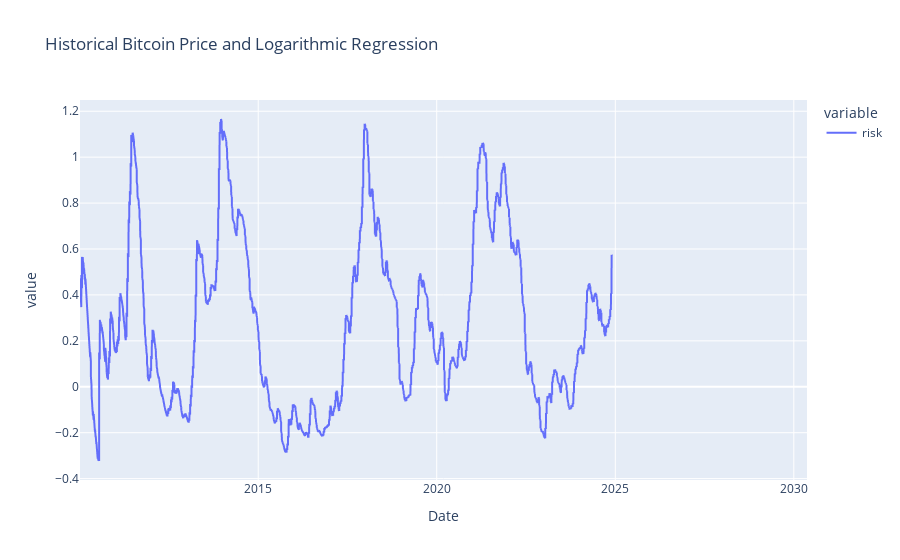

Notebook source saved alongside this figure:
### Code cell
import plotly.express as px
fig = px.line(btc, x='date', y=['risk'],
              title='Historical Bitcoin Price and Logarithmic Regression',
              labels={'date': 'Date', 'open-price': 'Open Price', 
                      'fit': 'Fit', 
                      'undervalued': 'Undervalued',
                      'overvalued': 'Overvalued',
                      'top': 'Bubble Top'})
fig.update_traces(mode='lines', hovertemplate='%{y}')
fig.update_layout(hovermode='x unified')
fig.show()

### Figure 1 — Plotly figure (JSON) as saved in the notebook; plotly's stock layout.template omitted (floating-point values rounded to 4 significant figures; data arrays with more than 128 entries replaced by an {"elided": "..."} marker saying what was removed)
{"data": [{"hovertemplate": "%{y}", "legendgroup": "risk", "line": {"color": "#636efa", "dash": "solid"}, "marker": {"symbol": "circle"}, "mode": "lines", "name": "risk", "showlegend": true, "type": "scattergl", "x": {"elided": "7438 str values"}, "xaxis": "x", "y": {"elided": "7438 float values"}, "yaxis": "y"}], "layout": {"hovermode": "x unified", "legend": {"title": {"text": "variable"}, "tracegroupgap": 0}, "title": {"text": "Historical Bitcoin Price and Logarithmic Regression"}, "xaxis": {"anchor": "y", "domain": [0, 1], "title": {"text": "Date"}}, "yaxis": {"anchor": "x", "domain": [0, 1], "title": {"text": "value"}}}}
